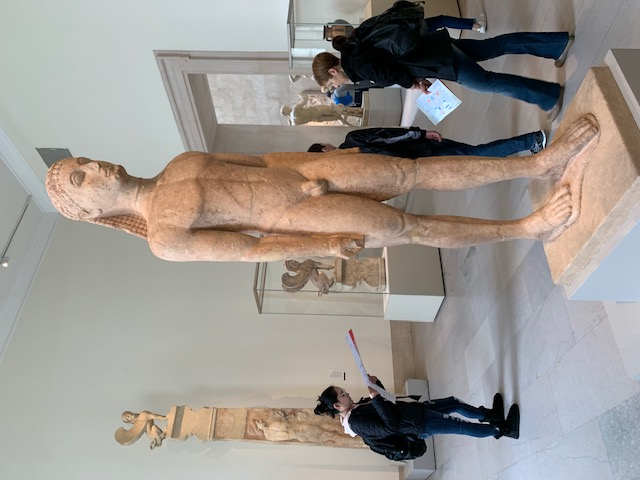
#> input picture Python Work/kouros.jpg, 640 x 480 px
$ python Assignment15.py
#> lines starting #> are read from the running program, lines starting #| are printed output that depends on the picture
#Stephanie Bravo
#February 6,2019
#this program take the users image and creates a red and blue channel

#Import the packages for images and arrays:
import matplotlib.pyplot as plt
import numpy as np

imagen = plt.imread(input("Enter name of the input file:"))
#> the answer given: kouros.jpg
#> imagen is the input picture: shape (480, 640, 3); mean R, G, B 156.4, 150.5, 144.9

imagen2 = imagen.copy() #This copies th original image
imagen2[:, :, 1] = 0 #green channel
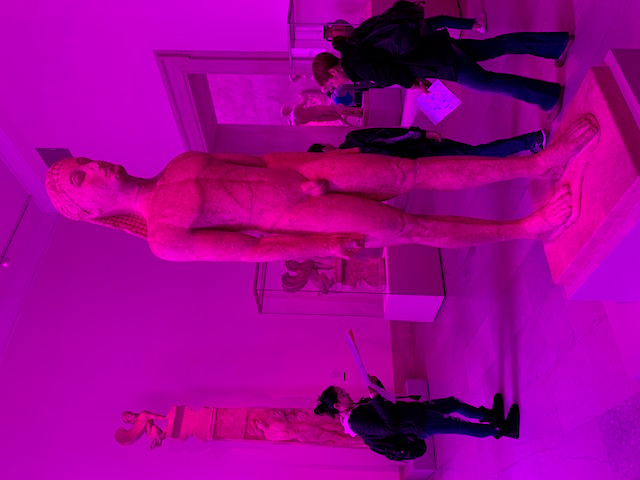
#> imagen2: shape (480, 640, 3); mean R, G, B 156.4, 0, 144.9
#imagen2[:, :, 0] = 0 #red channel

plt.imsave(input("Enter name of the output file:"),imagen2)
#> the answer given: out.png
